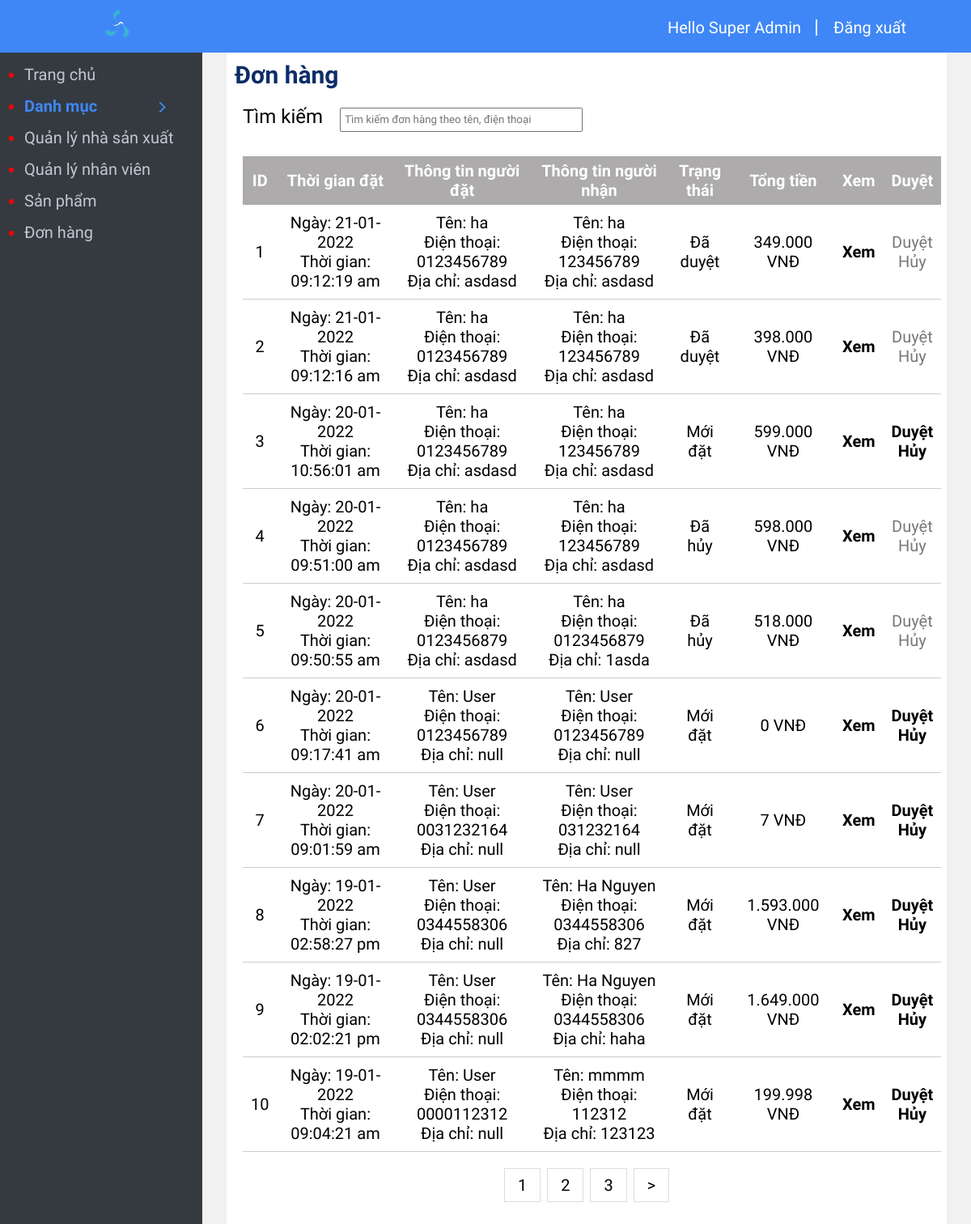
The app's page /admin/orders/index.php (signed in), older data.
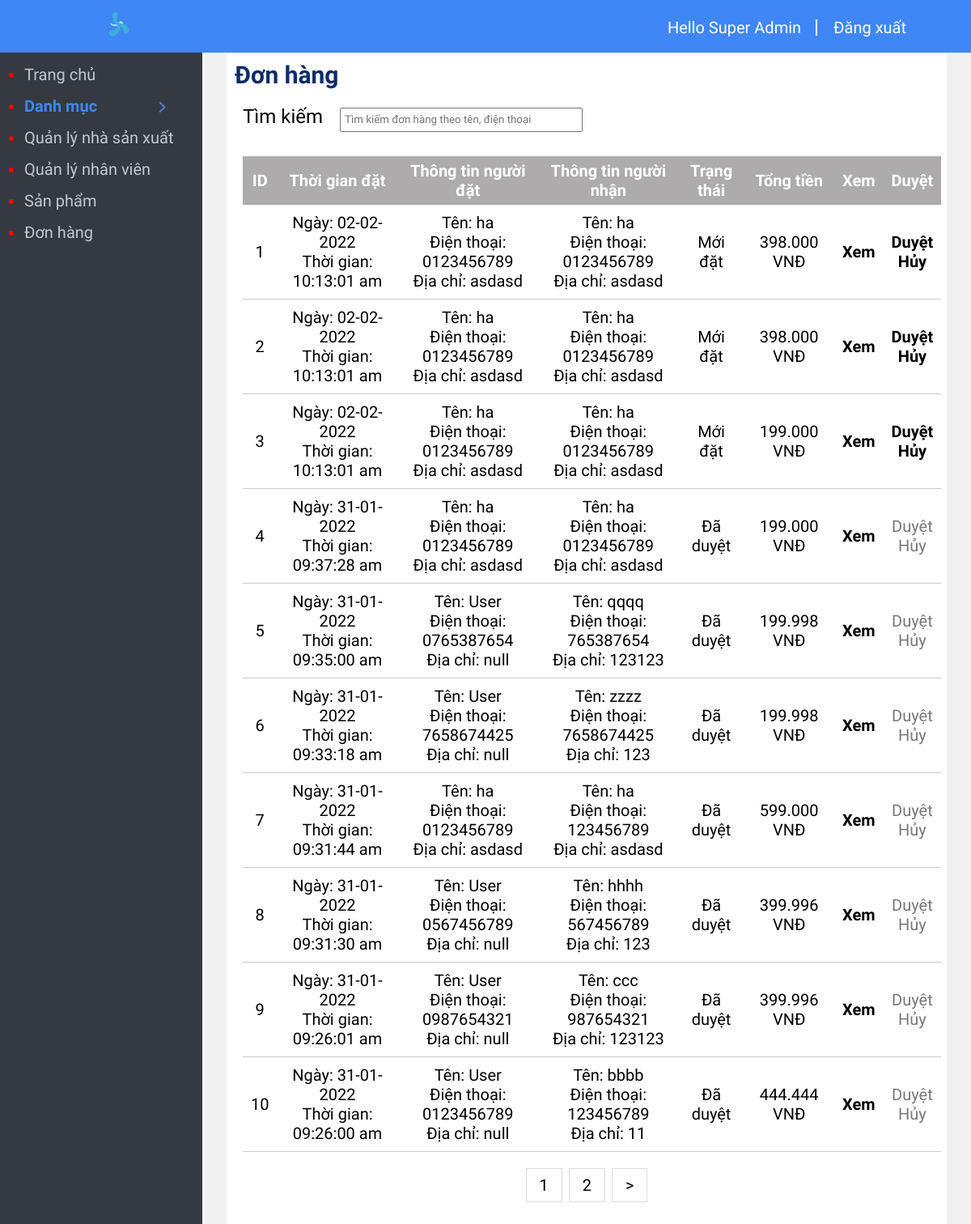
The same page, newer data.
### tables this page shows
CREATE TABLE `orders` (
  `id` int(11) NOT NULL,
  `time` timestamp NOT NULL DEFAULT current_timestamp() ON UPDATE current_timestamp(),
  `name_receive` varchar(50) NOT NULL,
  `phone_receive` varchar(11) NOT NULL,
  `address_receive` text NOT NULL,
  `note` text NOT NULL,
  `status` int(11) NOT NULL,
  `customer_id` int(11) NOT NULL,
  `total_price` float NOT NULL
);

CREATE TABLE `customer` (
  `id` int(11) NOT NULL,
  `name` varchar(50) NOT NULL,
  `gender` tinyint(1) DEFAULT NULL,
  `birthday` date DEFAULT NULL,
  `email` varchar(50) NOT NULL,
  `password` varchar(50) NOT NULL,
  `token` varchar(50) DEFAULT NULL,
  `phone` varchar(11) NOT NULL,
  `address` text NOT NULL
);

### admin/orders/index.php (the view, shortened to what this page needs)
<?php require'../menu_top.php'?>
<?php require '../connect.php';
$search='';
$count_orders="select count(*) from orders join customer on orders.customer_id=customer.id
where  phone like '%$search%' or name like '%$search%'
or customer.phone like '%$search%' or customer.name like '%$search%'
ORDER BY orders.time desc";
$array_orders=mysqli_query($connect,$count_orders);
$result_orders=mysqli_fetch_array($array_orders);
$number_orders=$result_orders['count(*)'];
$orders_number_in_page=10;
$page=ceil($number_orders/$orders_number_in_page);
$get_page=1;
$passed=$orders_number_in_page*($get_page-1);
$sql="select orders.*,customer.name,customer.phone,customer.address,LPAD(phone_receive, 10, '0') AS phone
from orders
join customer on orders.customer_id=customer.id
where  phone like '%$search%' or name like '%$search%'
or customer.phone like '%$search%' or customer.name like '%$search%'
ORDER BY orders.time desc
limit $orders_number_in_page offset $passed
";
$result=mysqli_query($connect,$sql);
?>
	<h2 style="padding: 10px; display: inline-block; color: #0c2d68;" >Đơn hàng</h2>
	<div style="padding: 10px 20px;">
		<form action="">
			<span style="font-size: 24px; ">Tìm kiếm</span>
		<input style="margin: 0 0 0 16px; width: 300px; height: 30px;"  type="search" name="search"
		value="<?php echo $search?>"  placeholder="Tìm kiếm đơn hàng theo tên, điện thoại">
	</form></div>
	<table>
		<tr>
			<th>ID</th>
			<th>Thời gian đặt</th>
			<th>Thông tin người đặt</th>
			<th>Thông tin người nhận</th>
			<th>Trạng thái</th>
			<th>Tổng tiền</th>
			<th>Xem</th>
			<th>Duyệt</th>
		</tr>
		<?php foreach ($result as $id => $each) { ?>
			<tr style="text-align:center;">
				<td><?php echo $id+1?></td>
				<td><?php
				$d=strtotime($each['time']);
				echo "Ngày: ". date("d-m-Y",$d) ."<br>";
				echo "Thời gian: " .date("h:i:s a",$d)
				?></td>
				<td>
					Tên: <?php echo $each['name']?>
					<br>
					Điện thoại: <?php echo $each['phone']?>
					<br>
					Địa chỉ: <?php echo $each['address']?>
				</td>
				<td>
					Tên: <?php echo $each['name_receive']?>
					<br>
					Điện thoại: <?php echo $each['phone_receive']?>
					<br>
					Địa chỉ: <?php echo $each['address_receive']?>
				</td>
				<td>
					<?php switch ($each['status']) {
						case '0':
							echo "Mới đặt";
							break;
						case '1':
							echo "Đã duyệt";
							break;
						case '2':
							echo "Đã hủy";
							break;
					} ?>
				</td>
				<td>
					<?php echo number_format($each['total_price'], 0, '', '.')?> VNĐ
				</td>
				<td>
					<a class="alter_style" href="detail.php?id=<?php echo $each['id']?>">Xem</a>
				</td>
				<?php if($each['status']==0){?>
				<td>
					<a  class="alter_style" href="update.php?id=<?php echo $each['id']?>&status=1">Duyệt</a>
					<br>
					<a class="alter_style" href="update.php?id=<?php echo $each['id']?>&status=2">Hủy</a>
				</td>
				<?php }else{  ?>
				<td>
						<span style="color:rgb(120, 120, 120);">Duyệt</span>
					<br>
						<span style="color:rgb(120, 120, 120);">Hủy</span>
				</td>
				<?php } ?>
			</tr>
		<?php } ?>
	</table>
<div class="pagination">
		<?php for($i=1;$i<=$page;$i++){ ?>
			<a href="?page=<?php echo $i?>&search=<?php echo $search?>">
				<?php echo $i?>
				</a>
		<?php } ?>
		<?php if($get_page<$page){
			$next=$get_page+1; ?>
		<a href="?page=<?php echo $next ?>&search=<?php echo $search?>">></a>
		<?php } ?>
</div>
<?php require'../menu_bottom.php'?>

Row changes from the older to the newer data that the page shows:
no longer on this page (row unchanged): orders: time "21-01-2022", time "09:12:19 am", customer.name "ha", phone "0123456789", customer.address "asdasd", name_receive "ha", phone_receive "123456789", address_receive "asdasd", status "Đã duyệt", total_price "349.000"
no longer on this page (row unchanged): orders: time "21-01-2022", time "09:12:16 am", customer.name "ha", phone "0123456789", customer.address "asdasd", name_receive "ha", phone_receive "123456789", address_receive "asdasd", status "Đã duyệt", total_price "398.000"
no longer on this page (row unchanged): orders: time "20-01-2022", time "09:51:00 am", customer.name "ha", phone "0123456789", customer.address "asdasd", name_receive "ha", phone_receive "123456789", address_receive "asdasd", status "Đã hủy", total_price "598.000"
no longer on this page (row unchanged): orders: time "20-01-2022", time "09:50:55 am", customer.name "ha", phone "0123456879", customer.address "asdasd", name_receive "ha", phone_receive "0123456879", address_receive "1asda", status "Đã hủy", total_price "518.000"
removed orders: time "20-01-2022", time "09:17:41 am", customer.name "User", phone "0123456789", customer.address "null", name_receive "User", phone_receive "0123456789", address_receive "null", status "Mới đặt", total_price "0"
removed orders: time "20-01-2022", time "09:01:59 am", customer.name "User", phone "0031232164", customer.address "null", name_receive "User", phone_receive "031232164", address_receive "null", status "Mới đặt", total_price "7"
removed orders: time "19-01-2022", time "02:58:27 pm", customer.name "User", phone "0344558306", customer.address "null", name_receive "Ha Nguyen", phone_receive "0344558306", address_receive "827", status "Mới đặt", total_price "1.593.000"
removed orders: time "19-01-2022", time "02:02:21 pm", customer.name "User", phone "0344558306", customer.address "null", name_receive "Ha Nguyen", phone_receive "0344558306", address_receive "haha", status "Mới đặt", total_price "1.649.000"
removed orders: time "19-01-2022", time "09:04:21 am", customer.name "User", phone "0000112312", customer.address "null", name_receive "mmmm", phone_receive "112312", address_receive "123123", status "Mới đặt", total_price "199.998"
added orders: time "02-02-2022", time "10:13:01 am", customer.name "ha", phone "0123456789", customer.address "asdasd", name_receive "ha", phone_receive "0123456789", address_receive "asdasd", status "Mới đặt", total_price "398.000"
added orders: time "02-02-2022", time "10:13:01 am", customer.name "ha", phone "0123456789", customer.address "asdasd", name_receive "ha", phone_receive "0123456789", address_receive "asdasd", status "Mới đặt", total_price "398.000"
added orders: time "02-02-2022", time "10:13:01 am", customer.name "ha", phone "0123456789", customer.address "asdasd", name_receive "ha", phone_receive "0123456789", address_receive "asdasd", status "Mới đặt", total_price "199.000"
added orders: time "31-01-2022", time "09:37:28 am", customer.name "ha", phone "0123456789", customer.address "asdasd", name_receive "ha", phone_receive "0123456789", address_receive "asdasd", status "Đã duyệt", total_price "199.000"
now on this page (row edited): orders: time "31-01-2022", time "09:35:00 am", customer.name "User", phone "0765387654", customer.address "null", name_receive "qqqq", phone_receive "765387654", address_receive "123123", status "Đã duyệt", total_price "199.998"
now on this page (row edited): orders: time "31-01-2022", time "09:33:18 am", customer.name "User", phone "7658674425", customer.address "null", name_receive "zzzz", phone_receive "7658674425", address_receive "123", status "Đã duyệt", total_price "199.998"
changed orders (number 7 of 10 on the later page): time "20-01-2022" → "31-01-2022"; time "10:56:01 am" → "09:31:44 am"; status "Mới đặt" → "Đã duyệt"
now on this page (row edited): orders: time "31-01-2022", time "09:31:30 am", customer.name "User", phone "0567456789", customer.address "null", name_receive "hhhh", phone_receive "567456789", address_receive "123", status "Đã duyệt", total_price "399.996"
now on this page (row edited): orders: time "31-01-2022", time "09:26:01 am", customer.name "User", phone "0987654321", customer.address "null", name_receive "ccc", phone_receive "987654321", address_receive "123123", status "Đã duyệt", total_price "399.996"
now on this page (row edited): orders: time "31-01-2022", time "09:26:00 am", customer.name "User", phone "0123456789", customer.address "null", name_receive "bbbb", phone_receive "123456789", address_receive "11", status "Đã duyệt", total_price "444.444"
Text that changed along with them:
list line gone: "3"
